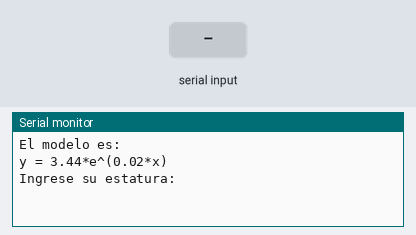
A sketch run on a simulated Arduino Uno, built with avr-gcc and run on an emulated ATmega328P. On the bench: the last lines printed to the serial monitor. Inputs (shaded band) come from the test bench.

Above: at 1.2 s.
1.3 s: "90,45\n" received over Serial
At 3.1 s:
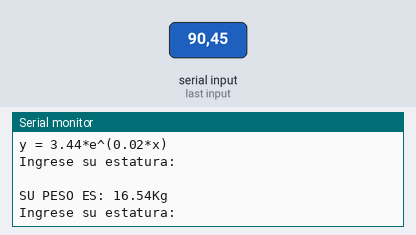
3.8 s: "30,150\n" received over Serial
At 6.2 s:
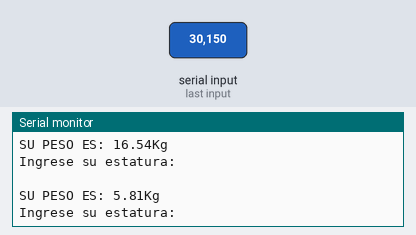

The sketch:

SolanoEdwin_Deber11.ino
```cpp
/*
 * UTN-FICA-CITEL
 * SISTEMAS EMBEBIDOS
 * CODIGO: APRENDIZAJE DE MAQUINA-REGRESION EXPONENCIAL
 * DEBER 11
 * Nombre: Solano Edwin
 * OBJETIVO: generar modelo de regresion exponencial recibir datos por cx
 *
 */
//matriz de datos
int matriz[14][2]={
  {170,67},
  {180,80},
  {170,65},
  {178,75},
  {160,55},
  {163,60},
  {165,63},
  {170,70},
  {164,62},
  {176,77},
  {164,60},
  {170,76},
  {170,56},
  {168,60},
};
int col=0;//moverse en columnas
int fil=0;//moverse en filas
float Elog_Y=0;//sumatoria del log de y
int Ex=0;//sumatoria de x
int Ey=0;//sumatoria de y
float logA;//log de del valor de A
float Exy=0;//sumatoria de xy
long int Ex2=0;//sumatoria de x^2
long int Ex_2=0;//sumatoria de sumatoria de x^2
int n=14;//tamaño de la muestra
float Bo;//ordenada en el origen
float A;//resultado
String dato;//recibir estatura
int estatura;//convertir dato
float peso;
float m1=0;//aux

void setup() {
  Serial.begin(9600);
  //creacion del modelo
  for(;fil<n;fil++){
    Ex=Ex+matriz[fil][0];
    Elog_Y=Elog_Y+log(matriz[fil][1]);//matriz con resultados logaritmicos
    Exy=Exy+(matriz[fil][0]*log(matriz[fil][1]));
    Ex2=Ex2+pow(matriz[fil][0],2);
  }
  Ex_2=pow(Ex,2);//elevar al cuaddrado la sumatoria de x
  Bo=(float(n*Exy)-float(Ex*Elog_Y))/(float(n*Ex2)-float(Ex_2));//calculo de ordenada en el origen con el dato obtenido
  m1=Bo*(Ex/n);//auxiliar de desborde
  logA=float(Elog_Y/n)-float(m1);
  A=float(exp(logA));
  Serial.println("El modelo es:");
  Serial.println(String("y = ")+String(A)+String("*")+String("e^(")+String(Bo)+String("*x)"));
  Serial.println("Ingrese su estatura: ");

}

void loop() {
  if(Serial.available()>0){
    dato=Serial.readString();
    estatura=dato.toInt();
    peso=A*exp(Bo*estatura);
    Serial.println(" ");
    Serial.println(String("SU PESO ES: ")+String(peso)+String("Kg"));
    Serial.println("Ingrese su estatura: ");
  }
}
```

Measured:
- after the input at 1.3 s, the serial monitor: prints a new line after 1.0 s (image 1)
- after the input at 3.8 s, the serial monitor: prints a new line after 1.0 s (image 2)
